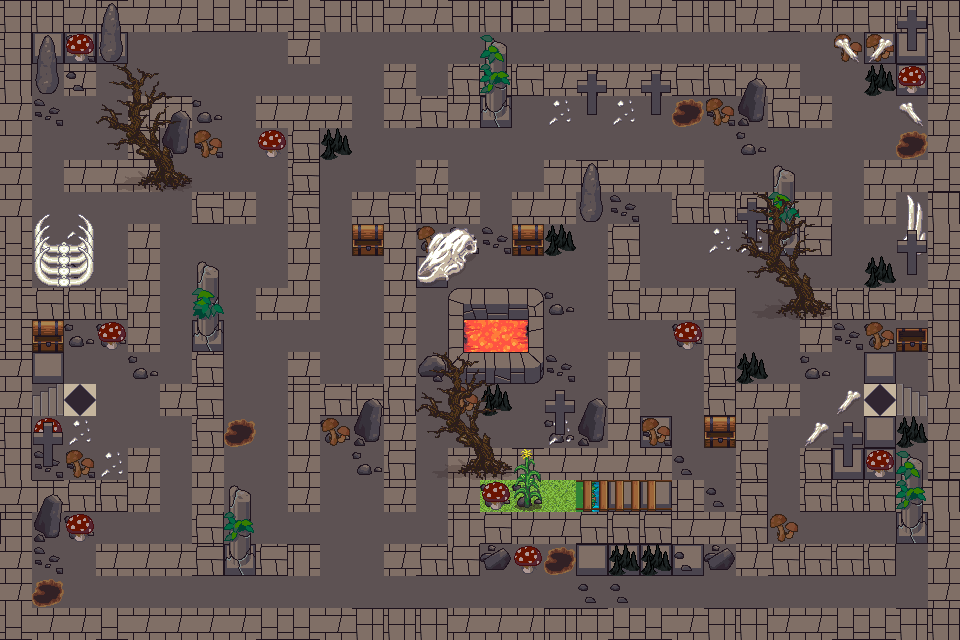

Below is a game level as drawn by its tile map, then a one-line description and the .tmx that defines it (tile-layer data replaced by summaries):
An orthogonal 30x20 tile map with 32x32 px tiles, 13 tile layers (strada, fluidi, sfondo, pietre, ...), 18 tilesets and 8 objects (Fine).

<map version="1.10" tiledversion="1.11.2" orientation="orthogonal" renderorder="right-down" width="30" height="20" tilewidth="32" tileheight="32" infinite="0" nextlayerid="17" nextobjectid="9">
 <tileset firstgid="1" name="unnamed2" tilewidth="32" tileheight="32" tilecount="1024" columns="32">
  <image source="unnamed2.png" width="1024" height="1024" />
 </tileset>
 <tileset firstgid="1025" name="unnamed" tilewidth="32" tileheight="32" tilecount="1024" columns="32">
  <image source="unnamed.png" width="1024" height="1024" />
 </tileset>
 <tileset firstgid="2049" name="tileset_16x16_suurtestbart_1" tilewidth="32" tileheight="32" tilecount="49" columns="7">
  <image source="tileset_16x16_suurtestbart_1.png" width="224" height="240" />
 </tileset>
 <tileset firstgid="2098" name="unnamed" tilewidth="32" tileheight="32" tilecount="1024" columns="32">
  <image source="unnamed.png" width="1024" height="1024" />
 </tileset>
 <tileset firstgid="3122" name="unnamed" tilewidth="32" tileheight="32" tilecount="1024" columns="32">
  <image source="unnamed.png" width="1024" height="1024" />
 </tileset>
 <tileset firstgid="4146" name="tileset_16x16_suurtestbart_1" tilewidth="32" tileheight="32" tilecount="49" columns="7">
  <image source="tileset_16x16_suurtestbart_1.png" width="224" height="240" />
 </tileset>
 <tileset firstgid="4195" name="map_2" tilewidth="32" tileheight="32" tilecount="49" columns="7">
  <image source="map_2.png" width="250" height="250" />
 </tileset>
 <tileset firstgid="4244" name="hedge_maze_tiles" tilewidth="32" tileheight="32" tilecount="4" columns="2">
  <image source="hedge_maze_tiles.png" width="64" height="64" />
 </tileset>
 <tileset firstgid="4248" name="hedge_maze_tiles" tilewidth="32" tileheight="32" tilecount="4" columns="2">
  <image source="hedge_maze_tiles.png" width="64" height="64" />
 </tileset>
 <tileset firstgid="4252" name="map_2" tilewidth="32" tileheight="32" tilecount="49" columns="7">
  <image source="map_2.png" width="250" height="250" />
 </tileset>
 <tileset firstgid="4301" name="map_2" tilewidth="32" tileheight="32" tilecount="49" columns="7">
  <image source="map_2.png" width="250" height="250" />
 </tileset>
 <tileset firstgid="4350" name="unnamed" tilewidth="32" tileheight="32" tilecount="1024" columns="32">
  <image source="unnamed.png" width="1024" height="1024" />
 </tileset>
 <tileset firstgid="5374" name="unnamed2" tilewidth="32" tileheight="32" tilecount="1024" columns="32">
  <image source="unnamed2.png" width="1024" height="1024" />
 </tileset>
 <tileset firstgid="6398" name="unnamed2" tilewidth="32" tileheight="32" tilecount="1024" columns="32">
  <image source="unnamed2.png" width="1024" height="1024" />
 </tileset>
 <tileset firstgid="7422" name="unnamed" tilewidth="32" tileheight="32" tilecount="1024" columns="32">
  <image source="unnamed.png" width="1024" height="1024" />
 </tileset>
 <tileset firstgid="8446" name="unnamed" tilewidth="32" tileheight="32" tilecount="1024" columns="32">
  <image source="unnamed.png" width="1024" height="1024" />
 </tileset>
 <tileset firstgid="9470" name="unnamed" tilewidth="32" tileheight="32" tilecount="1024" columns="32">
  <image source="unnamed.png" width="1024" height="1024" />
 </tileset>
 <tileset firstgid="10494" name="unnamed" tilewidth="32" tileheight="32" tilecount="1024" columns="32">
  <image source="unnamed.png" width="1024" height="1024" />
 </tileset>
 <layer id="2" name="strada" class="strada" width="30" height="20">
  <data>[600 cells, 364 non-empty, 5 distinct tile ids]</data>
 </layer>
 <objectgroup id="14" name="Fine" class="Fine">
  <object id="1" x="874" y="394" width="9.33333" height="0.333333" />
  <object id="2" x="853.667" y="381" width="48.3333" height="38.6667" />
  <object id="3" x="863.667" y="382.333" width="32.6667" height="33.3333" />
  <object id="4" x="1200" y="566" />
  <object id="5" x="862" y="398" width="34" height="22" />
  <object id="6" name="Fine" type="Fine" x="860" y="380" width="42" height="50" />
  <object id="7" x="150" y="640" />
  <object id="8" x="280" y="814" />
 </objectgroup>
 <layer id="3" name="fluidi" class="fluidi" width="30" height="20">
  <data>[600 cells, 138 non-empty, 11 distinct tile ids]</data>
 </layer>
 <layer id="1" name="sfondo" class="sfondo" width="30" height="20">
  <data>[600 cells, 258 non-empty, 14 distinct tile ids]</data>
 </layer>
 <layer id="4" name="pietre" class="pietre" width="30" height="20">
  <data>[600 cells, 59 non-empty, 10 distinct tile ids]</data>
 </layer>
 <layer id="5" name="colonne" class="colonne" width="30" height="20">
  <data>[600 cells, 15 non-empty, 5 distinct tile ids]</data>
 </layer>
 <layer id="6" name="forzieri" class="forzieri" width="30" height="20">
  <data>[600 cells, 5 non-empty, 2 distinct tile ids]</data>
 </layer>
 <layer id="7" name="funghi" class="funghi" width="30" height="20">
  <data>[600 cells, 23 non-empty, 4 distinct tile ids]</data>
 </layer>
 <layer id="10" name="ossa" class="ossa" width="30" height="20">
  <data>[600 cells, 24 non-empty, 15 distinct tile ids]</data>
 </layer>
 <layer id="8" name="tombe" class="tombe" width="30" height="20">
  <data>[600 cells, 18 non-empty, 4 distinct tile ids]</data>
 </layer>
 <layer id="12" name="buche" class="buche" width="30" height="20">
  <data>[600 cells, 5 non-empty, 1 distinct tile ids]</data>
 </layer>
 <layer id="9" name="spunciun" class="spunciun" width="30" height="20">
  <data>[600 cells, 9 non-empty, 1 distinct tile ids]</data>
 </layer>
 <layer id="13" name="ponti" class="ponti" width="30" height="20">
  <data>[600 cells, 3 non-empty, 2 distinct tile ids]</data>
 </layer>
 <layer id="11" name="alberi" class="alberi" width="30" height="20">
  <data>[600 cells, 36 non-empty, 12 distinct tile ids]</data>
 </layer>
</map>
